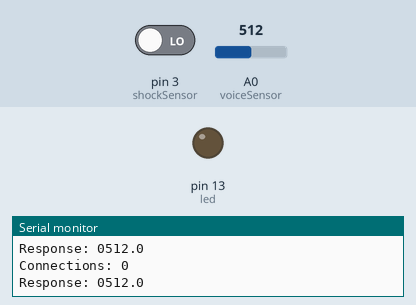
Simulated run of this sketch. Board: Arduino Uno, built for the host (arithmetic inside an expression is 32-bit, double 64-bit). Shown: output pins drawn as LEDs (lit = HIGH), the last lines printed to the serial monitor. The test bench sets the inputs (shaded band); at power-on: A0 (voiceSensor) = 512, pin 3 (shockSensor) LOW.

Above: at 2.8 s.
2.9 s: A0 (voiceSensor) set to 317
At 3.9 s:
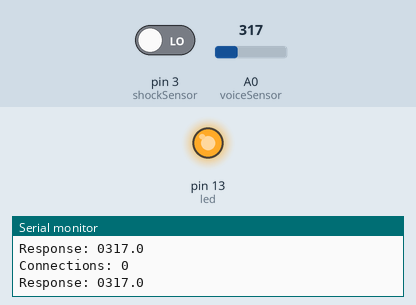
5.7 s: A0 (voiceSensor) set to 287
Timing chart, 0 to 8.7 s (numbered marks = the images above; inputs shaded):
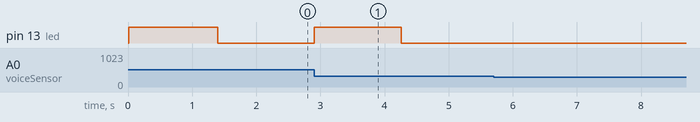

The sketch:

WebSocketServer.ino
```cpp
#include <SPI.h>
#include <Ethernet.h>

// Enabe debug tracing to Serial port.
#define DEBUG

// Here we define a maximum framelength to 64 bytes. Default is 256.
#define MAX_FRAME_LENGTH 64

#include <WebSocket.h>

byte mac[] = { 0x52, 0x4F, 0x43, 0x4B, 0x45, 0x54 };
byte ip[] = { 192, 168, 1 , 10 };

const int voiceSensor = A0;
const int shockSensor = 3;
const int led = 13;
unsigned long last_time;
bool led_flag = 0;

const int max_voice = 1000;
const int min_voice = 300;

const int max_size = 20;
float values[max_size];
int i = 0;

void add(float new_val){
  if (i>max_size-1) i=0;
  values[i] = new_val;
  i++;
}

float mid(){
  float result = 0;
  for(int j=0;j<max_size;j++){
    result+=values[j];
  }
  return result/(float)max_size;
}

float get_voice(){
  float var = mid();
  if ((analogRead(voiceSensor)>min_voice)&&(analogRead(voiceSensor)<max_voice))
  {
    add(analogRead(voiceSensor));
    if (abs(var - analogRead(voiceSensor))>20){
      led_flag = 1;
      last_time = millis();
      digitalWrite(led, HIGH);
    }
    else {
      if ((millis() - last_time > 1000) && led_flag)
      {
         digitalWrite(led, LOW);
         led_flag = 0;
      }
    }
  }
  return var;
}

int get_shock(){
  return digitalRead(shockSensor);
}

// Create a Websocket server
WebSocketServer wsServer;

void onConnect(WebSocket &socket) {
  Serial.println("onConnect called");
}


// You must have at least one function with the following signature.
// It will be called by the server when a data frame is received.
void onData(WebSocket &socket, char* dataString, byte frameLength) {

#ifdef DEBUG
  Serial.print("Got data: ");
  Serial.write((unsigned char*)dataString, frameLength);
  Serial.println();
#endif

  // Just echo back data for fun.
  socket.send(dataString, strlen(dataString));
}

void onDisconnect(WebSocket &socket) {
  Serial.println("onDisconnect called");
}

void setup() {
#ifdef DEBUG
  Serial.begin(19200);
#endif
  Ethernet.begin(mac, ip);
  wsServer.registerConnectCallback(&onConnect);
  wsServer.registerDataCallback(&onData);
  wsServer.registerDisconnectCallback(&onDisconnect);
  wsServer.begin();

  pinMode(voiceSensor, INPUT);
  pinMode(led, OUTPUT);
  digitalWrite(led, LOW);

  delay(10); // Give Ethernet time to get ready
}

void loop() {
  wsServer.listen();
  float sound_sensor_val = get_voice();
  int sound_shock_val = get_shock();

  char str_voice_val[5] = {' '} ;
  char str_shock_val[1];
  char response[6];

  int val_int = (int)sound_sensor_val;
  float val_float = (abs(sound_sensor_val) - abs(val_int)) * 10000;
  int val_fra = (int)val_float;
  sprintf (str_voice_val, "%d.%d", val_int, val_fra);


  if (sound_shock_val == 1){
    str_shock_val[0] = '1';
  }
  else{
    str_shock_val[0] = '0';
  }

  response[0]= str_shock_val[0];
  for(int i=1; i<7;i++){
    response[i] = str_voice_val[i-1];
  }
  Serial.print("Response: ");
  Serial.println(response);
  delay(10);
  Serial.print("Connections: ");
  Serial.println(wsServer.connectionCount());;
  if (wsServer.connectionCount() > 0) {
    //wsServer.send("Hello to Aleksey Vladimirovich!!!", 34);
    wsServer.send(response, 7);
    Serial.println("successfully sent");
  }
}
```

Measured:
- after the input at 2.9 s, pin 13 (led): LOW → HIGH at once, → LOW 1.4 s later
